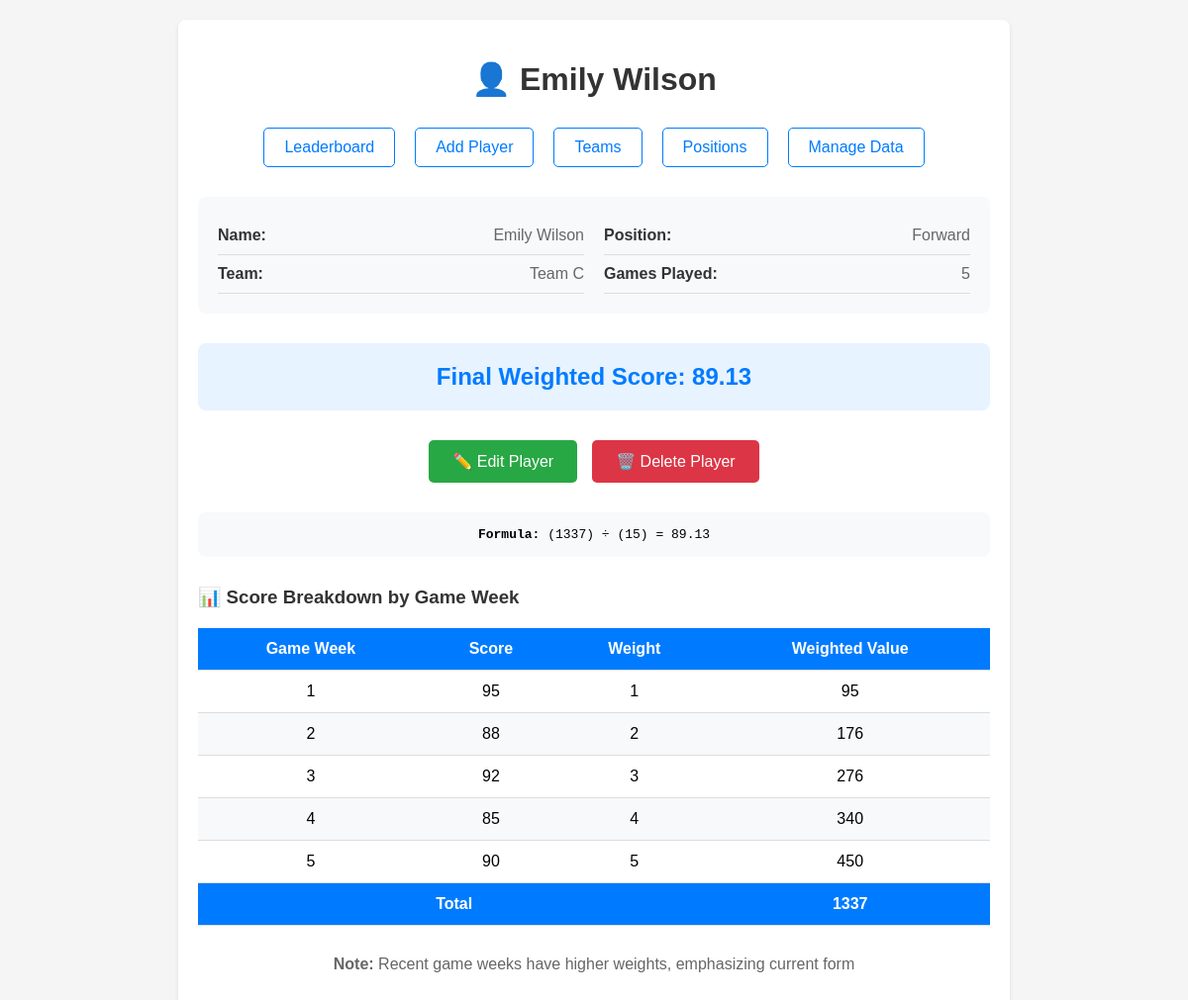
The page /player/Emily Wilson on the database its author committed.
### tables this page shows
CREATE TABLE players (
                    id INTEGER PRIMARY KEY AUTOINCREMENT,
                    name TEXT UNIQUE NOT NULL,
                    team TEXT NOT NULL,
                    position TEXT NOT NULL,
                    scores TEXT NOT NULL,
                    final_score REAL DEFAULT 0.0
                , is_on_my_team BOOLEAN DEFAULT 0);

### app.py (the view)
@app.route('/player/<player_name>')
def player_detail(player_name):
    player = fantasy_app.db.get_player_by_name(player_name)
    if player:
        detailed_calc = fantasy_app.calculator.calculate_weighted_score_detailed(player.scores)
        player.final_score = detailed_calc['final_score']
        return render_template('player_detail.html', player=player, calculation=detailed_calc)
    else:
        flash(f'Player {player_name} not found.', 'error')
        return redirect(url_for('index'))

### database.py (called while the page is built)
    def get_player_by_name(self, name):
        with sqlite3.connect(self.db_path) as conn:
            cursor = conn.cursor()
            cursor.execute('SELECT name, team, position, scores, is_on_my_team FROM players WHERE name = ?', (name,))
            row = cursor.fetchone()
            if row:
                name, team, position, scores_json, is_on_my_team = row
                scores = json.loads(scores_json)
                return Player(name, team, position, scores, bool(is_on_my_team))
            return None

### scoring.py (called while the page is built, shortened)
    def calculate_weighted_score_detailed(self, scores):
        n = len(scores)
        breakdown = []
        weighted_sum = 0
        for i, score in enumerate(scores):
            weight = i + 1
            weighted_value = score * weight
            weighted_sum += weighted_value
            breakdown.append({
                'week': i + 1,
                'score': score,
                'weight': weight,
                'weighted_value': weighted_value
            })
        weight_sum = sum(range(1, n + 1))
        final_score = weighted_sum / weight_sum if weight_sum > 0 else 0.0
        return {
            'final_score': final_score,
            'breakdown': breakdown,
            'weighted_sum': weighted_sum,
            'weight_sum': weight_sum
        }

### templates/player_detail.html (shortened to what this page needs)
<!DOCTYPE html>
<html lang="en">
<head>
</head>
<body>
    <div class="container">
        <h1>👤 {{ player.name }}</h1>
        <div class="nav">
            <a href="{{ url_for('index') }}">Leaderboard</a>
            <a href="{{ url_for('add_player') }}">Add Player</a>
            <a href="{{ url_for('teams') }}">Teams</a>
            <a href="{{ url_for('positions') }}">Positions</a>
            <a href="{{ url_for('manage_data') }}">Manage Data</a>
        </div>
        <div class="player-info">
            <div class="info-grid">
                <div>
                    <div class="info-item">
                        <span class="info-label">Name:</span>
                        <span class="info-value">{{ player.name }}</span>
                    </div>
                    <div class="info-item">
                        <span class="info-label">Team:</span>
                        <span class="info-value">{{ player.team }}</span>
                    </div>
                </div>
                <div>
                    <div class="info-item">
                        <span class="info-label">Position:</span>
                        <span class="info-value">{{ player.position }}</span>
                    </div>
                    <div class="info-item">
                        <span class="info-label">Games Played:</span>
                        <span class="info-value">{{ player.scores|length }}</span>
                    </div>
                </div>
            </div>
        </div>
        <div class="final-score">
            Final Weighted Score: {{ "%.2f"|format(calculation.final_score) }}
        </div>
        <div class="action-buttons">
            <a href="{{ url_for('edit_player', player_name=player.name) }}" class="btn btn-edit">
                ✏️ Edit Player
            </a>
            <form method="POST" action="{{ url_for('delete_player', player_name=player.name) }}"
                  onsubmit="return confirm('Are you sure you want to delete {{ player.name }}? This cannot be undone.')"
                  style="display: inline;">
                <button type="submit" class="btn btn-delete">🗑️ Delete Player</button>
            </form>
        </div>
        <div class="formula">
            <strong>Formula:</strong> ({{ calculation.weighted_sum }}) ÷ ({{ calculation.weight_sum }}) = {{ "%.2f"|format(calculation.final_score) }}
        </div>
        <div class="calculation-breakdown">
            <h3>📊 Score Breakdown by Game Week</h3>
            <table>
                <thead>
                    <tr>
                        <th>Game Week</th>
                        <th>Score</th>
                        <th>Weight</th>
                        <th>Weighted Value</th>
                    </tr>
                </thead>
                <tbody>
                    {% for item in calculation.breakdown %}
                    <tr>
                        <td>{{ item.week }}</td>
                        <td>{{ item.score }}</td>
                        <td>{{ item.weight }}</td>
                        <td>{{ item.weighted_value }}</td>
                    </tr>
                    {% endfor %}
                </tbody>
                <tfoot>
                    <tr style="background-color: #007bff; color: white; font-weight: bold;">
                        <td colspan="3">Total</td>
                        <td>{{ calculation.weighted_sum }}</td>
                    </tr>
                </tfoot>
            </table>
        </div>
        <div style="margin-top: 30px; text-align: center; color: #666;">
            <p><strong>Note:</strong> Recent game weeks have higher weights, emphasizing current form</p>
        </div>
    </div>
</body>
</html>

### templates/player_detail.html (style rules this page uses)
body { font-family: Arial, sans-serif; margin: 0; padding: 20px; background-color: #f5f5f5; }
.container { max-width: 800px; margin: 0 auto; background-color: white; padding: 20px; border-radius: 8px; box-shadow: 0 2px 4px rgba(0,0,0,0.1); }
h1 { color: #333; text-align: center; margin-bottom: 30px; }
.nav { display: flex; justify-content: center; gap: 20px; margin-bottom: 30px; }
.nav a { text-decoration: none; color: #007bff; padding: 10px 20px; border-radius: 5px; border: 1px solid #007bff; }
.player-info { background-color: #f8f9fa; padding: 20px; border-radius: 8px; margin-bottom: 30px; }
.info-grid { display: grid; grid-template-columns: 1fr 1fr; gap: 20px; }
.info-item { display: flex; justify-content: space-between; padding: 10px 0; border-bottom: 1px solid #ddd; }
.info-label { font-weight: bold; color: #333; }
.info-value { color: #666; }
.calculation-breakdown { margin-top: 30px; }
.calculation-breakdown h3 { color: #333; margin-bottom: 20px; }
table { width: 100%; border-collapse: collapse; margin-top: 20px; }
th, td { padding: 12px; text-align: center; border-bottom: 1px solid #ddd; }
th { background-color: #007bff; color: white; }
tr:nth-child(even) { background-color: #f8f9fa; }
.final-score { font-size: 24px; font-weight: bold; color: #007bff; text-align: center; margin: 20px 0; padding: 20px; background-color: #e7f3ff; border-radius: 8px; }
.formula { background-color: #f8f9fa; padding: 15px; border-radius: 8px; margin: 20px 0; font-family: monospace; text-align: center; }
.action-buttons { display: flex; justify-content: center; gap: 15px; margin: 30px 0; }
.btn { padding: 12px 24px; text-decoration: none; border-radius: 5px; font-size: 16px; border: none; cursor: pointer; display: inline-flex; align-items: center; gap: 8px; }
.btn-edit { background-color: #28a745; color: white; }
.btn-delete { background-color: #dc3545; color: white; }

### rows shown on the page
players: name "Emily Wilson", team "Team C", position "Forward"

### other values the page prints
{{ player.scores|length }} "5"
{{ "%.2f"|format(calculation.final_score) }} "89.13"
{{ calculation.weighted_sum }} "1337"
{{ calculation.weight_sum }} "15"
{{ item.week }} "1" "2" "3" "4" "5"
{{ item.score }} "95" "88" "92" "85" "90"
{{ item.weight }} "1" "2" "3" "4" "5"
{{ item.weighted_value }} "95" "176" "276" "340" "450"
